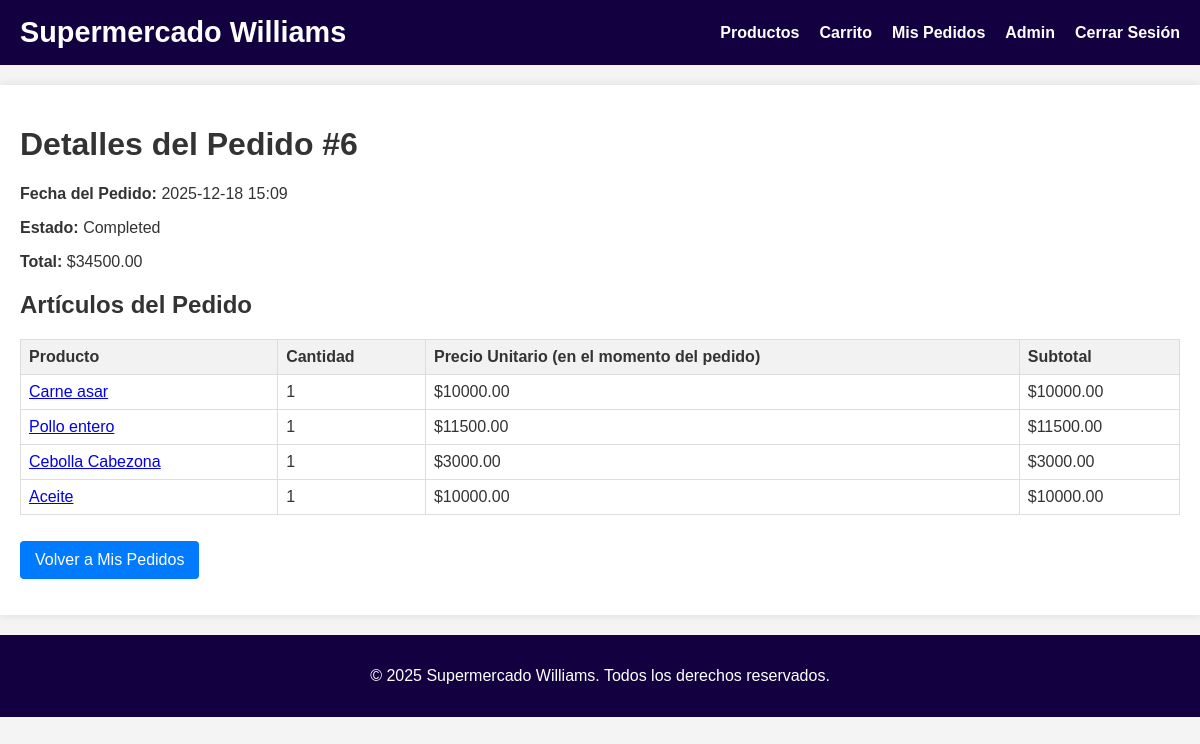
Screenshot of /order/6 (signed in) with the database file from the repository.
### models.py (models this page shows, shortened)
class Order(db.Model):
    id = db.Column(db.Integer, primary_key=True)
    user_id = db.Column(db.Integer, db.ForeignKey('user.id'), nullable=False)
    order_date = db.Column(db.DateTime, index=True, default=datetime.utcnow)
    total_amount = db.Column(db.Float, nullable=False)
    status = db.Column(db.String(64), default='Pending')  # e.g., Pending, Shipped, Delivered
    payment_method = db.Column(db.String(32), nullable=True)  # Nuevo campo
    user = db.relationship('User', backref='orders')
    items = db.relationship('OrderItem', backref='order')

class OrderItem(db.Model):
    id = db.Column(db.Integer, primary_key=True)
    order_id = db.Column(db.Integer, db.ForeignKey('order.id'), nullable=False)
    product_id = db.Column(db.Integer, db.ForeignKey('product.id'), nullable=False)
    quantity = db.Column(db.Integer, nullable=False)
    price = db.Column(db.Float, nullable=False) # Price at time of order
    product = db.relationship('Product', backref='order_items')

class Product(db.Model):
    id = db.Column(db.Integer, primary_key=True)
    secction = db.Column(db.String(64), nullable=False, default="Res")
    name = db.Column(db.String(128), nullable=False)
    description = db.Column(db.Text)
    price = db.Column(db.Float, nullable=False)
    stock = db.Column(db.Integer, nullable=False, default=0)
    image_url = db.Column(db.String(256))

### routes.py (the view)
@app.route('/order/<int:order_id>')
@login_required
def order_detail(order_id):
    order = Order.query.get_or_404(order_id)
    if order.user_id != current_user.id and not current_user.is_admin:
        flash('You are not authorized to view this order.', 'danger')
        return redirect(url_for('orders'))
    return render_template('order_detail.html', title=f'Order #{order.id}', order=order)

### models.py (called while the page is built)
    @property
    def is_authenticated(self):
        return True

### routes.py (called while the page is built)
@login_manager.user_loader
def load_user(user_id):
    return User.query.get(int(user_id))

### templates/order_detail.html
{% extends "base.html" %}
{% block content %}
    <h1>Detalles del Pedido #{{ order.id }}</h1>
    <p><strong>Fecha del Pedido:</strong> {{ order.order_date.strftime('%Y-%m-%d %H:%M') }}</p>
    <p><strong>Estado:</strong> {{ order.status }}</p>
    <p><strong>Total:</strong> ${{ "%.2f"|format(order.total_amount) }}</p>
    <h2>Artículos del Pedido</h2>
    <table class="cart-table">
        <thead>
            <tr>
                <th>Producto</th>
                <th>Cantidad</th>
                <th>Precio Unitario (en el momento del pedido)</th>
                <th>Subtotal</th>
            </tr>
        </thead>
        <tbody>
            {% for item in order.items %}
                <tr>
                    <td><a href="{{ url_for('product_detail', product_id=item.product.id) }}">{{ item.product.name }}</a></td>
                    <td>{{ item.quantity }}</td>
                    <td>${{ "%.2f"|format(item.price) }}</td>
                    <td>${{ "%.2f"|format(item.price * item.quantity) }}</td>
                </tr>
            {% endfor %}
        </tbody>
    </table>
    <p><a href="{{ url_for('orders') }}" class="button">Volver a Mis Pedidos</a></p>
{% endblock %}

### static/css/style.css (style rules this page uses)
body { font-family: Arial, sans-serif; margin: 0; padding: 0; background-color: #f4f4f4; color: #333333; }
form input[type="submit"], .button { background-color: #007bff; color: white; padding: 10px 15px; border: none; border-radius: 4px; cursor: pointer; text-decoration: none; display: inline-block; margin-top: 10px; }
.cart-table { width: 100%; border-collapse: collapse; margin-top: 20px; }
.cart-table th, .cart-table td { border: 1px solid #ddd; padding: 8px; text-align: left; }
.cart-table th { background-color: #f2f2f2; }

### rows the page displays
Order: id "6", order_date "2025-12-18 15:09", status "Completed", total_amount "34500.00"
OrderItem: product.name "Carne asar", quantity "1", price "10000.00", item.price*item.quantity "10000.00"
OrderItem: product.name "Pollo entero", quantity "1", price "11500.00", item.price*item.quantity "11500.00"
OrderItem: product.name "Cebolla Cabezona", quantity "1", price "3000.00", item.price*item.quantity "3000.00"
OrderItem: product.name "Aceite", quantity "1", price "10000.00", item.price*item.quantity "10000.00"
